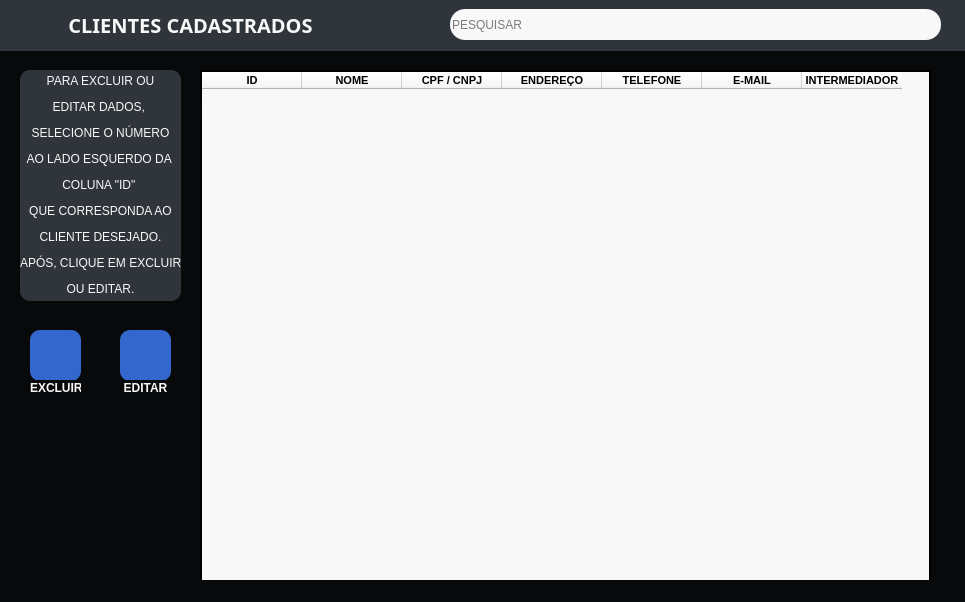
<?xml version="1.0" encoding="UTF-8"?>
<ui version="4.0">
 <class>MainWindow</class>
 <widget class="QMainWindow" name="MainWindow">
  <property name="geometry">
   <rect>
    <x>0</x>
    <y>0</y>
    <width>965</width>
    <height>602</height>
   </rect>
  </property>
  <property name="minimumSize">
   <size>
    <width>965</width>
    <height>602</height>
   </size>
  </property>
  <property name="maximumSize">
   <size>
    <width>965</width>
    <height>602</height>
   </size>
  </property>
  <property name="windowTitle">
   <string>Lista de Clientes</string>
  </property>
  <property name="styleSheet">
   <string notr="true">background-color:#08090B;
</string>
  </property>
  <widget class="QWidget" name="centralwidget">
   <widget class="QLabel" name="label">
    <property name="geometry">
     <rect>
      <x>-80</x>
      <y>0</y>
      <width>541</width>
      <height>51</height>
     </rect>
    </property>
    <property name="font">
     <font>
      <family>Arial Black</family>
      <pointsize>15</pointsize>
      <weight>75</weight>
      <bold>true</bold>
     </font>
    </property>
    <property name="layoutDirection">
     <enum>Qt::LeftToRight</enum>
    </property>
    <property name="autoFillBackground">
     <bool>false</bool>
    </property>
    <property name="styleSheet">
     <string notr="true">background-color:#30353B;
color:#F8F8F8;</string>
    </property>
    <property name="frameShape">
     <enum>QFrame::NoFrame</enum>
    </property>
    <property name="text">
     <string>&lt;html&gt;&lt;head/&gt;&lt;body&gt;&lt;p align=&quot;center&quot;&gt;CLIENTES CADASTRADOS&lt;/p&gt;&lt;/body&gt;&lt;/html&gt;</string>
    </property>
   </widget>
   <widget class="QTableWidget" name="tableWidget">
    <property name="geometry">
     <rect>
      <x>200</x>
      <y>70</y>
      <width>731</width>
      <height>521</height>
     </rect>
    </property>
    <property name="styleSheet">
     <string notr="true">background-color: #F8F8F8;
</string>
    </property>
    <property name="frameShape">
     <enum>QFrame::Box</enum>
    </property>
    <property name="frameShadow">
     <enum>QFrame::Plain</enum>
    </property>
    <property name="lineWidth">
     <number>2</number>
    </property>
    <column>
     <property name="text">
      <string>ID</string>
     </property>
     <property name="font">
      <font>
       <pointsize>8</pointsize>
       <weight>75</weight>
       <bold>true</bold>
      </font>
     </property>
    </column>
    <column>
     <property name="text">
      <string>NOME</string>
     </property>
     <property name="font">
      <font>
       <pointsize>8</pointsize>
       <weight>75</weight>
       <bold>true</bold>
      </font>
     </property>
    </column>
    <column>
     <property name="text">
      <string>CPF / CNPJ</string>
     </property>
     <property name="font">
      <font>
       <pointsize>8</pointsize>
       <weight>75</weight>
       <bold>true</bold>
      </font>
     </property>
    </column>
    <column>
     <property name="text">
      <string>ENDEREÇO</string>
     </property>
     <property name="font">
      <font>
       <pointsize>8</pointsize>
       <weight>75</weight>
       <bold>true</bold>
      </font>
     </property>
    </column>
    <column>
     <property name="text">
      <string>TELEFONE</string>
     </property>
     <property name="font">
      <font>
       <pointsize>8</pointsize>
       <weight>75</weight>
       <bold>true</bold>
      </font>
     </property>
    </column>
    <column>
     <property name="text">
      <string>E-MAIL</string>
     </property>
     <property name="font">
      <font>
       <pointsize>8</pointsize>
       <weight>75</weight>
       <bold>true</bold>
      </font>
     </property>
    </column>
    <column>
     <property name="text">
      <string>INTERMEDIADOR</string>
     </property>
     <property name="font">
      <font>
       <pointsize>8</pointsize>
       <weight>75</weight>
       <bold>true</bold>
       <kerning>true</kerning>
      </font>
     </property>
    </column>
   </widget>
   <widget class="QLabel" name="label_3">
    <property name="geometry">
     <rect>
      <x>410</x>
      <y>0</y>
      <width>571</width>
      <height>51</height>
     </rect>
    </property>
    <property name="font">
     <font>
      <family>Arial Black</family>
      <pointsize>15</pointsize>
      <weight>75</weight>
      <bold>true</bold>
     </font>
    </property>
    <property name="layoutDirection">
     <enum>Qt::LeftToRight</enum>
    </property>
    <property name="autoFillBackground">
     <bool>false</bool>
    </property>
    <property name="styleSheet">
     <string notr="true">background-color:#30353B;
color:#F8F8F8;</string>
    </property>
    <property name="text">
     <string>&lt;html&gt;&lt;head/&gt;&lt;body&gt;&lt;p align=&quot;center&quot;&gt;&lt;br/&gt;&lt;/p&gt;&lt;/body&gt;&lt;/html&gt;</string>
    </property>
   </widget>
   <widget class="QPushButton" name="pushButton">
    <property name="geometry">
     <rect>
      <x>30</x>
      <y>330</y>
      <width>51</width>
      <height>51</height>
     </rect>
    </property>
    <property name="cursor">
     <cursorShape>PointingHandCursor</cursorShape>
    </property>
    <property name="styleSheet">
     <string notr="true">background-color: #3367CD;
border-radius: 10px;</string>
    </property>
    <property name="text">
     <string/>
    </property>
    <property name="icon">
     <iconset>
      <normaloff>trash-2.svg</normaloff>trash-2.svg</iconset>
    </property>
    <property name="iconSize">
     <size>
      <width>100</width>
      <height>48</height>
     </size>
    </property>
   </widget>
   <widget class="QLabel" name="label_4">
    <property name="geometry">
     <rect>
      <x>30</x>
      <y>380</y>
      <width>51</width>
      <height>16</height>
     </rect>
    </property>
    <property name="font">
     <font>
      <weight>75</weight>
      <bold>true</bold>
     </font>
    </property>
    <property name="styleSheet">
     <string notr="true">color:#F8F8F8;</string>
    </property>
    <property name="text">
     <string>&lt;html&gt;&lt;head/&gt;&lt;body&gt;&lt;p align=&quot;center&quot;&gt;EXCLUIR&lt;/p&gt;&lt;/body&gt;&lt;/html&gt;</string>
    </property>
   </widget>
   <widget class="QLabel" name="label_5">
    <property name="geometry">
     <rect>
      <x>20</x>
      <y>70</y>
      <width>161</width>
      <height>231</height>
     </rect>
    </property>
    <property name="styleSheet">
     <string notr="true">background-color:#30353B;
color:#F8F8F8;
border-radius: 10px;</string>
    </property>
    <property name="frameShape">
     <enum>QFrame::NoFrame</enum>
    </property>
    <property name="frameShadow">
     <enum>QFrame::Sunken</enum>
    </property>
    <property name="lineWidth">
     <number>2</number>
    </property>
    <property name="text">
     <string>&lt;html&gt;&lt;head/&gt;&lt;body&gt;&lt;p align=&quot;center&quot;&gt;PARA EXCLUIR OU&lt;/p&gt;&lt;p align=&quot;center&quot;&gt;EDITAR DADOS, &lt;/p&gt;&lt;p align=&quot;center&quot;&gt;SELECIONE O NÚMERO&lt;/p&gt;&lt;p align=&quot;center&quot;&gt;AO LADO ESQUERDO DA &lt;/p&gt;&lt;p align=&quot;center&quot;&gt;COLUNA &amp;quot;ID&amp;quot; &lt;/p&gt;&lt;p align=&quot;center&quot;&gt;QUE CORRESPONDA AO&lt;/p&gt;&lt;p align=&quot;center&quot;&gt;CLIENTE DESEJADO.&lt;/p&gt;&lt;p align=&quot;center&quot;&gt;APÓS, CLIQUE EM EXCLUIR&lt;/p&gt;&lt;p align=&quot;center&quot;&gt;OU EDITAR.&lt;/p&gt;&lt;/body&gt;&lt;/html&gt;</string>
    </property>
   </widget>
   <widget class="QLineEdit" name="lineEdit">
    <property name="geometry">
     <rect>
      <x>450</x>
      <y>9</y>
      <width>491</width>
      <height>31</height>
     </rect>
    </property>
    <property name="styleSheet">
     <string notr="true">background-color: #F8F8F8;
border-radius: 15px;</string>
    </property>
    <property name="placeholderText">
     <string>PESQUISAR</string>
    </property>
   </widget>
   <widget class="QPushButton" name="pushButton_3">
    <property name="geometry">
     <rect>
      <x>120</x>
      <y>330</y>
      <width>51</width>
      <height>51</height>
     </rect>
    </property>
    <property name="cursor">
     <cursorShape>PointingHandCursor</cursorShape>
    </property>
    <property name="styleSheet">
     <string notr="true">background-color: #3367CD;
border-radius: 10px;</string>
    </property>
    <property name="text">
     <string/>
    </property>
    <property name="icon">
     <iconset>
      <normaloff>edit.svg</normaloff>edit.svg</iconset>
    </property>
    <property name="iconSize">
     <size>
      <width>100</width>
      <height>45</height>
     </size>
    </property>
   </widget>
   <widget class="QLabel" name="label_6">
    <property name="geometry">
     <rect>
      <x>120</x>
      <y>380</y>
      <width>51</width>
      <height>16</height>
     </rect>
    </property>
    <property name="font">
     <font>
      <weight>75</weight>
      <bold>true</bold>
     </font>
    </property>
    <property name="styleSheet">
     <string notr="true">color:#F8F8F8;</string>
    </property>
    <property name="text">
     <string>&lt;html&gt;&lt;head/&gt;&lt;body&gt;&lt;p align=&quot;center&quot;&gt;EDITAR&lt;/p&gt;&lt;/body&gt;&lt;/html&gt;</string>
    </property>
   </widget>
   <widget class="QLabel" name="label_7">
    <property name="geometry">
     <rect>
      <x>410</x>
      <y>10</y>
      <width>31</width>
      <height>31</height>
     </rect>
    </property>
    <property name="styleSheet">
     <string notr="true">background-color:#30353B;
border-radius:20px;</string>
    </property>
    <property name="text">
     <string/>
    </property>
    <property name="pixmap">
     <pixmap>search.svg</pixmap>
    </property>
    <property name="scaledContents">
     <bool>true</bool>
    </property>
   </widget>
   <widget class="QLabel" name="label_2">
    <property name="enabled">
     <bool>true</bool>
    </property>
    <property name="geometry">
     <rect>
      <x>181</x>
      <y>100</y>
      <width>20</width>
      <height>21</height>
     </rect>
    </property>
    <property name="text">
     <string/>
    </property>
    <property name="pixmap">
     <pixmap>arrow-right.svg</pixmap>
    </property>
    <property name="scaledContents">
     <bool>true</bool>
    </property>
   </widget>
   <zorder>label_3</zorder>
   <zorder>label</zorder>
   <zorder>tableWidget</zorder>
   <zorder>label_5</zorder>
   <zorder>pushButton</zorder>
   <zorder>label_4</zorder>
   <zorder>lineEdit</zorder>
   <zorder>pushButton_3</zorder>
   <zorder>label_6</zorder>
   <zorder>label_7</zorder>
   <zorder>label_2</zorder>
  </widget>
  <widget class="QStatusBar" name="statusbar"/>
 </widget>
 <resources/>
 <connections/>
</ui>
